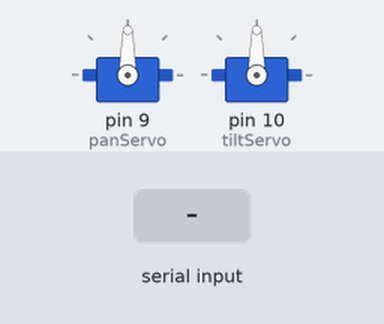
The sketch below on a simulated Arduino Uno, built with avr-gcc and run on an emulated ATmega328P. Shown: 2 × servo. The inputs (shaded band) are chosen by the test bench.

Above: at 1.2 s.
1.3 s: "90,45\n" received over Serial
At 2.5 s:
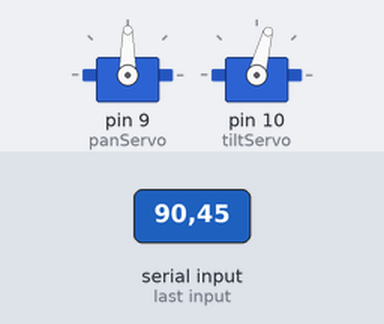
2.8 s: "30,150\n" received over Serial
At 3.8 s:
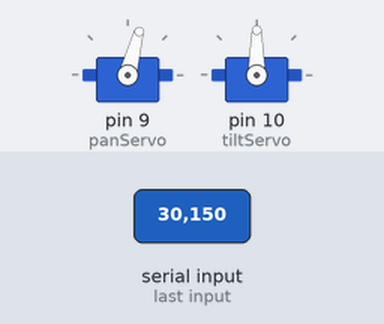
4.3 s: "30,150\n" received over Serial
At 5.0 s:
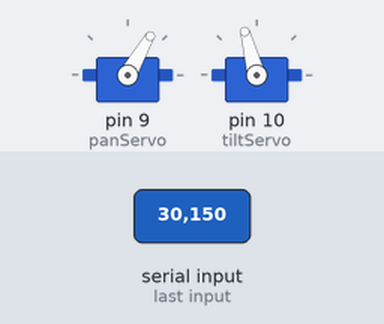
5.8 s: "1,90\n" received over Serial
At 7.0 s:
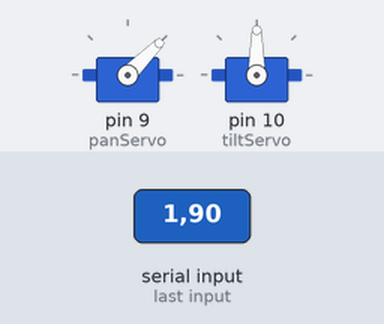
7.3 s: "1,90,45\n" received over Serial
At 8.5 s:
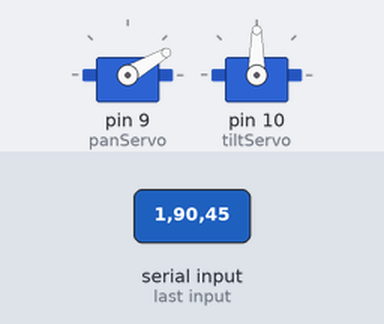
8.8 s: "90,45\n" received over Serial
At 9.6 s:
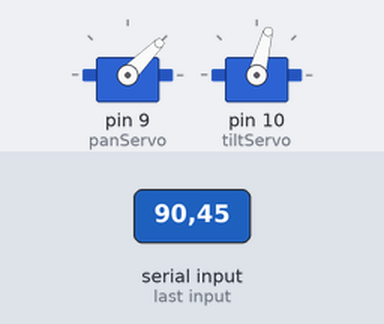
Timing chart, 0 to 11.3 s (numbered marks = the images above; inputs shaded):
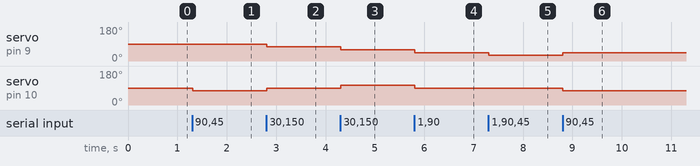

Measured:
- after the input at 1.3 s, servo on pin 10 (tiltServo): 90° → 75° at once
- after the input at 2.8 s, servo on pin 9 (panServo): 90° → 75° at once; servo on pin 10 (tiltServo): 75° → 90° at once
- after the input at 4.3 s, servo on pin 9 (panServo): 75° → 60° at once; servo on pin 10 (tiltServo): 90° → 105° at once
- after the input at 5.8 s, servo on pin 9 (panServo): 60° → 45° at once; servo on pin 10 (tiltServo): 105° → 90° at once
- after the input at 7.3 s, servo on pin 9 (panServo): 45° → 30° at once
- after the input at 8.8 s, servo on pin 9 (panServo): 30° → 45° at once; servo on pin 10 (tiltServo): 90° → 75° at once

The sketch:

2_servo_stand.ino
```cpp
#include <Servo.h>

Servo panServo;
Servo tiltServo;

int panAngle  = 90;
int tiltAngle = 90;

void setup() {
  Serial.begin(9600);
  panServo.attach(9);
  tiltServo.attach(10);
  panServo.write(panAngle);
  tiltServo.write(tiltAngle);
}

void loop() {
  if (Serial.available() > 0) {
    String data = Serial.readStringUntil('\n');
    int commaIndex = data.indexOf(',');
    if (commaIndex > 0) {
      int newPan  = data.substring(0, commaIndex).toInt();
      int newTilt = data.substring(commaIndex + 1).toInt();

      newPan  = constrain(newPan,  30, 150);
      newTilt = constrain(newTilt, 30, 150);

      // Smooth tracking
      panAngle  += constrain(newPan  - panAngle,  -15, 15);//5 for slower, 10+ for faster movement
      tiltAngle += constrain(newTilt - tiltAngle, -15, 15);

      panServo.write(panAngle);
      tiltServo.write(tiltAngle);
    }
  }
}
```
